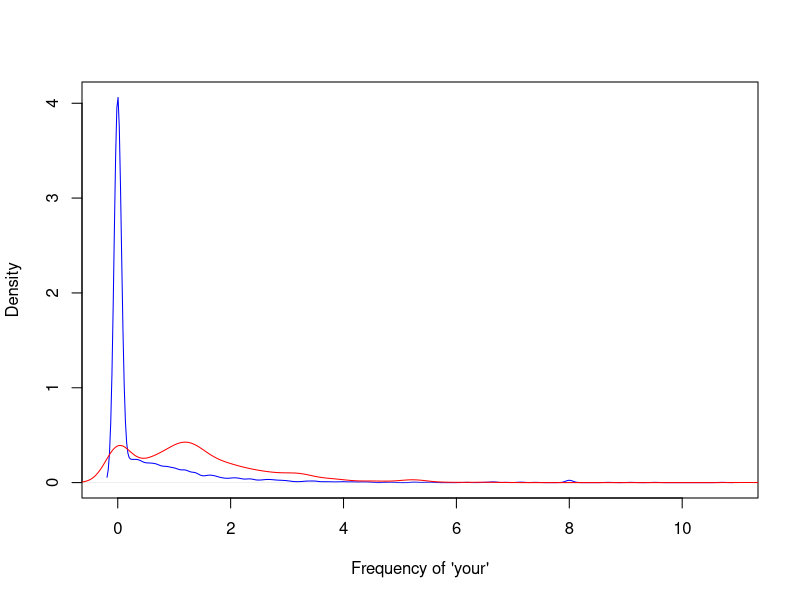
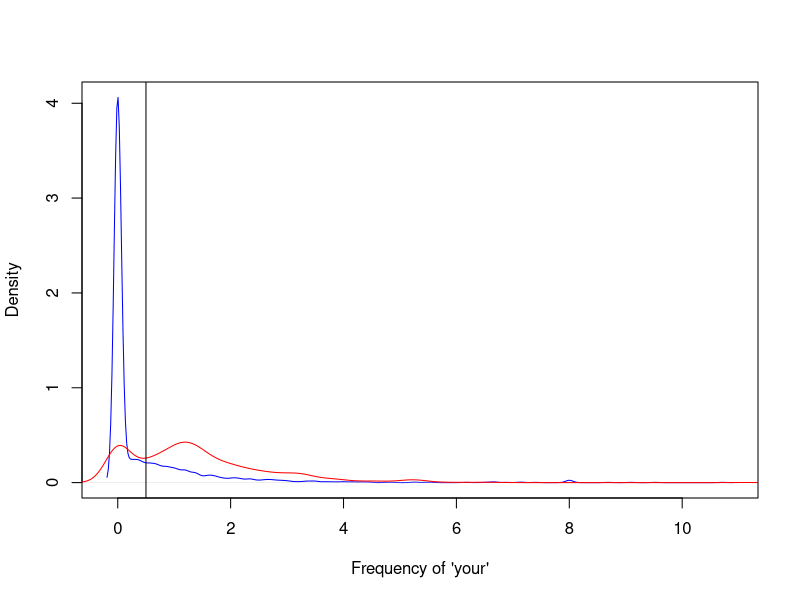

R code for these plots, in order:
## ---- chunk 1
# make this an external chunk that can be included in any file
if(!require(knitr)) install.packages("knitr")
require(knitr)
if(!require(kernlab)) install.packages("kernlab")
require(kernlab)
options(width = 100)
knitr::opts_chunk$set(message = F, error = F, warning = F, comment = NA, fig.align = 'center', dpi = 100, tidy = F, cache.path = '.cache/', fig.path = 'fig/')

options(xtable.type = 'html')
knit_hooks$set(inline = function(x) {
  if(is.numeric(x)) {
    round(x, getOption('digits'))
  } else {
    paste(as.character(x), collapse = ', ')
  }
})
knit_hooks$set(plot = knitr:::hook_plot_html)
## ---- chunk 2
library(kernlab)
data(spam)
head(spam)

## ---- chunk 3
plot(density(spam$your[spam$type=="nonspam"]),
     col="blue",main="",xlab="Frequency of 'your'")
lines(density(spam$your[spam$type=="spam"]),col="red")
## ---- chunk 4
plot(density(spam$your[spam$type=="nonspam"]),
     col="blue",main="",xlab="Frequency of 'your'")
lines(density(spam$your[spam$type=="spam"]),col="red")
abline(v=0.5,col="black")
## ---- chunk 5
prediction <- ifelse(spam$your > 0.5,"spam","nonspam")
table(prediction,spam$type)/length(spam$type)
